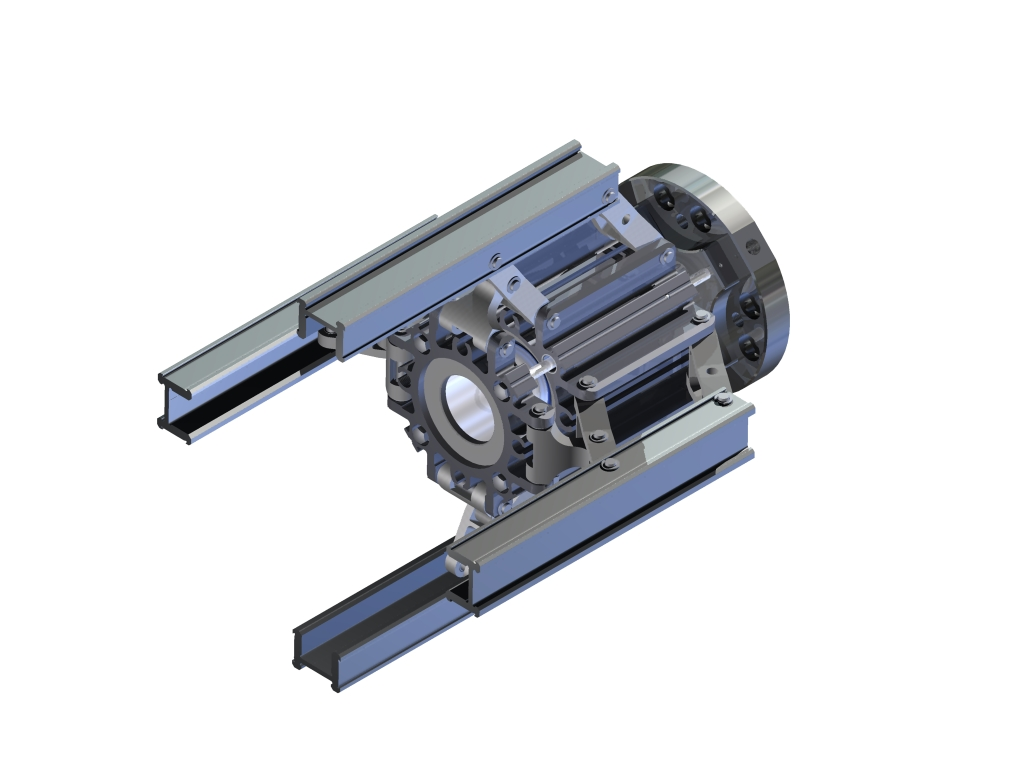
#> input picture data/renders/a06.jpg, 1024 x 768 px; its folder holds only this picture in this run
$ python produktbilder.py
#> lines starting #> are read from the running program, lines starting #| are printed output that depends on the picture; after the words box and inside, x2 and y2 are one past the last pixel; in counts of white or black regions, pixels touching at a corner belong together
#!/usr/bin/env python3
"""Produktbilder in höherer Auflösung.

1. Wo die Datenblätter ein großes Rendering enthalten (data/renders/*.jpg, 1024 × 768),
   wird es freigestellt (weißer Hintergrund → transparent) und ersetzt das Webbild.
2. Alle übrigen Bilder werden mit einem neuronalen Netz (EDSR, 4-fach) hochgerechnet: glattere Kanten,
   weniger Treppchen als einfaches Vergrößern. Modell nicht im Repository (38 MB):
     curl -L -o /tmp/EDSR_x4.pb https://raw.githubusercontent.com/Saafke/EDSR_Tensorflow/master/models/EDSR_x4.pb
   und pip install opencv-contrib-python-headless. Ohne Modell: Lanczos ×2 mit leichtem Nachschärfen.

Aufruf:  python3 tools/produktbilder.py [Pfad zu EDSR_x4.pb]
Ausgabe als WebP. Die Originale von gmg-system.com bleiben in data/renders/web/ erhalten.
"""
import pathlib
import shutil
import sys

from PIL import Image, ImageChops, ImageDraw, ImageFilter

ROOT = pathlib.Path(__file__).resolve().parent.parent
RENDERS = ROOT / "data" / "renders"
WEB_ORIG = RENDERS / "web"
OUT = ROOT / "assets" / "img" / "produkte"
MAX_PX = 1400


def cut_out(path):
    rgb = Image.open(path).convert("RGB")
#> rgb is the input picture: PIL image 1024x768 RGB; mean R, G, B 223.1, 224.4, 227.2
    diff = ImageChops.difference(rgb, Image.new("RGB", rgb.size, "white")).convert("L")
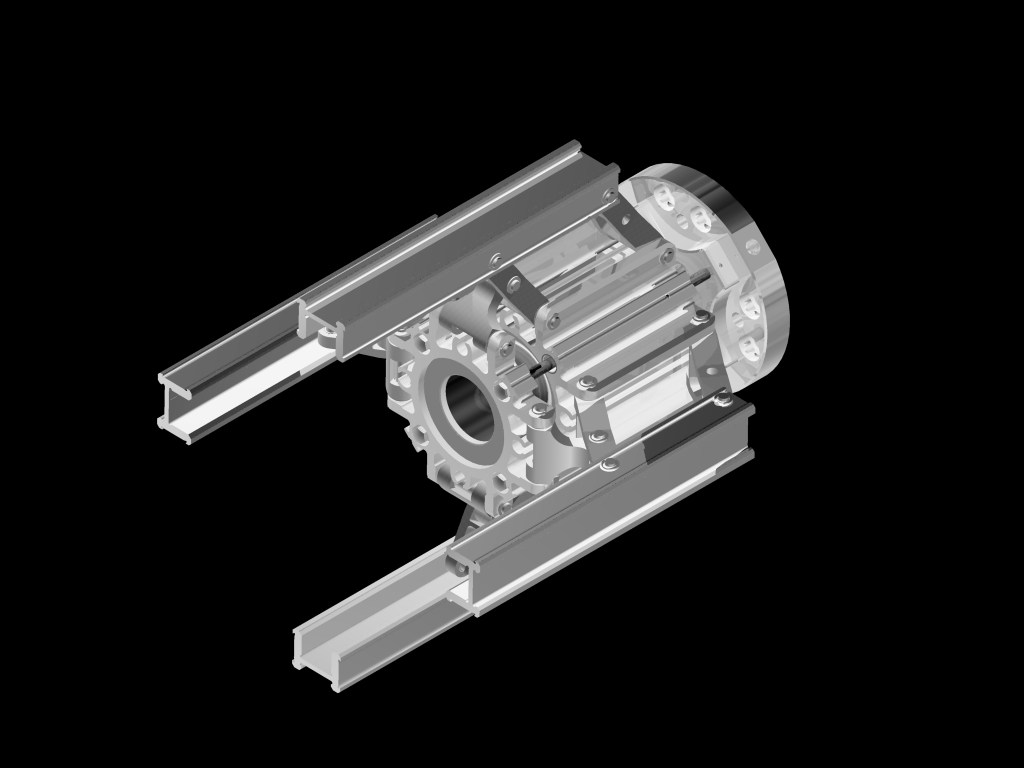
#> diff: PIL image 1024x768 L; min 0, max 249, mean 30.7
    flood = diff.point(lambda v: 255 if v > 14 else 0)
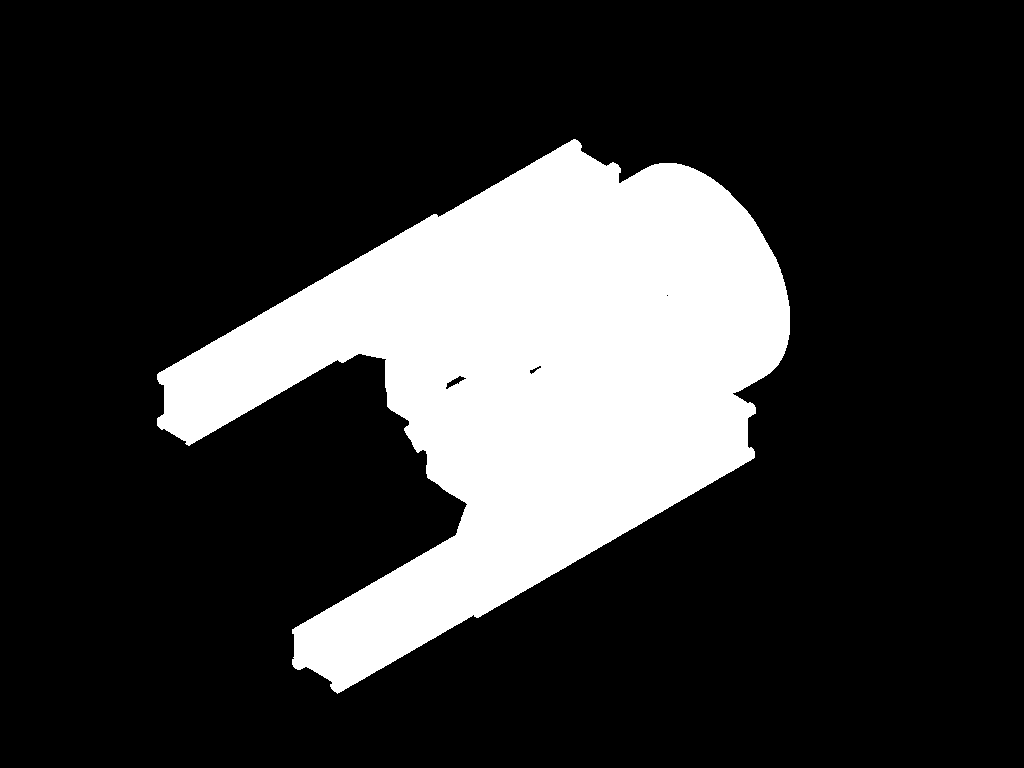
#> flood: PIL image 1024x768 L; 20.9% white; 1 white region, box (x1, y1, x2, y2) and area: (157, 139, 790, 694) 164058
    ImageDraw.floodfill(flood, (0, 0), 128)
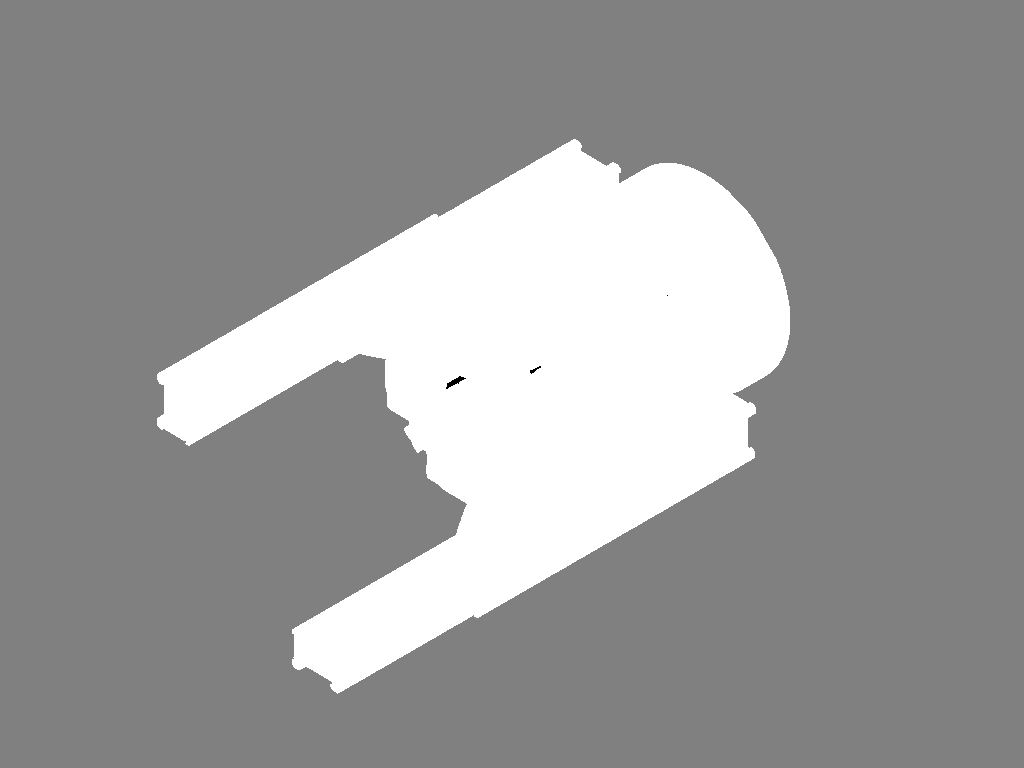
#> flood: PIL image 1024x768 L; min 0, max 255, mean 154.5
    outside = flood.point(lambda v: 0 if v == 128 else 255)
#> outside: PIL image 1024x768 L; 20.9% white; 1 white region, box (x1, y1, x2, y2) and area: (157, 139, 790, 694) 164180
    pure_white = rgb.convert("L").point(lambda v: 0 if v >= 250 else 255).filter(ImageFilter.MinFilter(3)).filter(ImageFilter.MaxFilter(3))
#> pure_white: PIL image 1024x768 L; 20.9% white; 1 white region, box (x1, y1, x2, y2) and area: (157, 139, 790, 693) 164450
    alpha = ImageChops.multiply(outside, pure_white).filter(ImageFilter.GaussianBlur(0.7))
    rgb.putalpha(alpha)
#> rgb: PIL image 1024x768 RGBA
    return rgb.crop(alpha.point(lambda v: 255 if v > 20 else 0).getbbox())
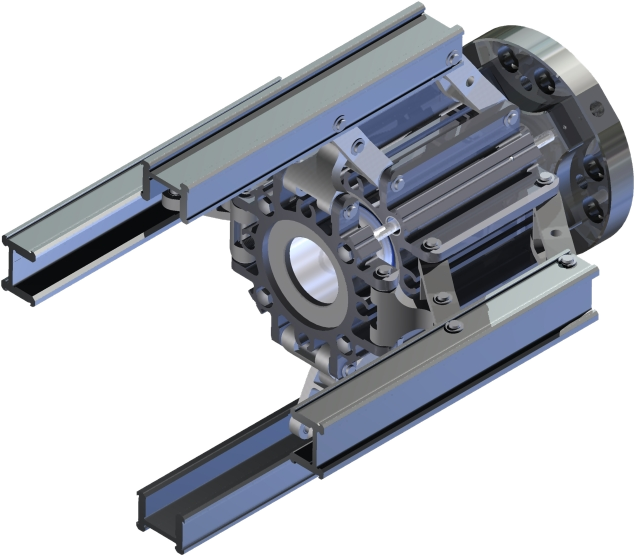
#> returned value: PIL image 635x556 RGBA; mean R, G, B, A 183.9, 186.9, 193.1, 118.5; transparent parts drawn white


def edsr(sr, src):
    """4-fach hochrechnen; Freistellung (Alpha) getrennt per Lanczos, Hintergrund vorher weiß."""
    import cv2
    import numpy as np
    im = Image.open(src).convert("RGBA")
    bg = Image.new("RGBA", im.size, (255, 255, 255, 255))
    bg.alpha_composite(im)
    up = sr.upsample(cv2.cvtColor(np.array(bg.convert("RGB")), cv2.COLOR_RGB2BGR))
    img = Image.fromarray(cv2.cvtColor(up, cv2.COLOR_BGR2RGB))
    img.putalpha(im.split()[3].resize(img.size, Image.LANCZOS))
    return img


def main():
    WEB_ORIG.mkdir(parents=True, exist_ok=True)
    for p in OUT.glob("*.png"):          # Ausgangsbilder einmalig sichern
        if not (WEB_ORIG / p.name).exists():
            shutil.copy(p, WEB_ORIG / p.name)
    from_render = {r.stem for r in RENDERS.glob("*.jpg")}
    sr = None
    model = pathlib.Path(sys.argv[1] if len(sys.argv) > 1 else "/tmp/EDSR_x4.pb")
    if model.exists():
        import cv2
        sr = cv2.dnn_superres.DnnSuperResImpl_create()
        sr.readModel(str(model))
        sr.setModel("edsr", 4)
    for src in sorted(WEB_ORIG.glob("*.png")):
        name = src.stem
        if name in from_render:
            img = cut_out(RENDERS / f"{name}.jpg")
            how = "Rendering"
        elif sr:
            img = edsr(sr, src)
            how = "EDSR ×4"
        else:
            img = Image.open(src).convert("RGBA")
            img = img.resize((img.width * 2, img.height * 2), Image.LANCZOS)
            r, g, b, a = img.split()
            img = Image.merge("RGB", (r, g, b)).filter(ImageFilter.UnsharpMask(radius=1.2, percent=60, threshold=2))
            img.putalpha(a)
            how = "Lanczos ×2"
        if max(img.size) > MAX_PX:                     # fürs Web reicht das auch auf Retina-Displays
            img.thumbnail((MAX_PX, MAX_PX), Image.LANCZOS)
        img.save(OUT / f"{name}.webp", "WEBP", quality=88, method=6)
        print(f"{name:16} {how:14} {img.size}")
#| a06              Rendering      (635, 556)


if __name__ == "__main__":
    main()

$ run again, on data/renders/web/a06.png
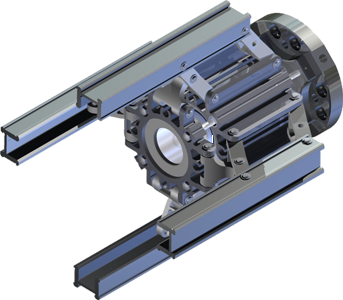
#> input picture data/renders/web/a06.png, 343 x 300 px
#> in main, img is the input picture: PIL image 343x300 RGBA; mean R, G, B, A 148.4, 154.1, 165.2, 119.2
#> in main, `r, g, b, a = img.split()`:
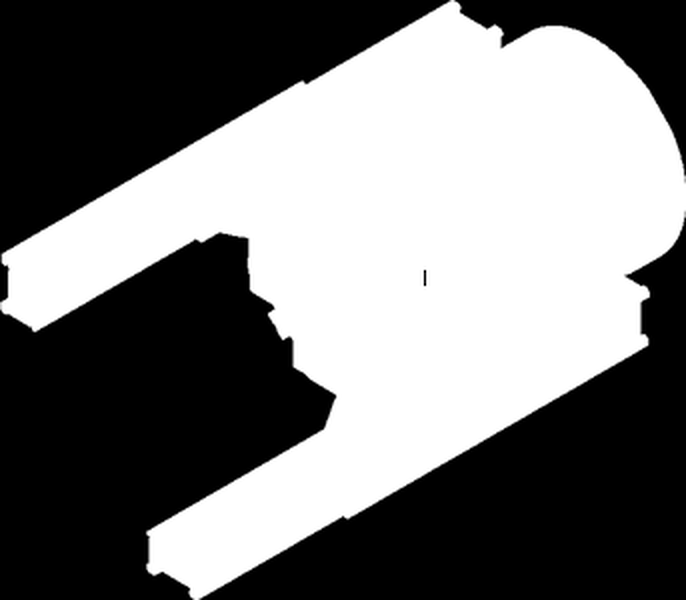
#> a: PIL image 686x600 L; min 0, max 255, mean 119.2
#> in main, `img.putalpha(a)`:
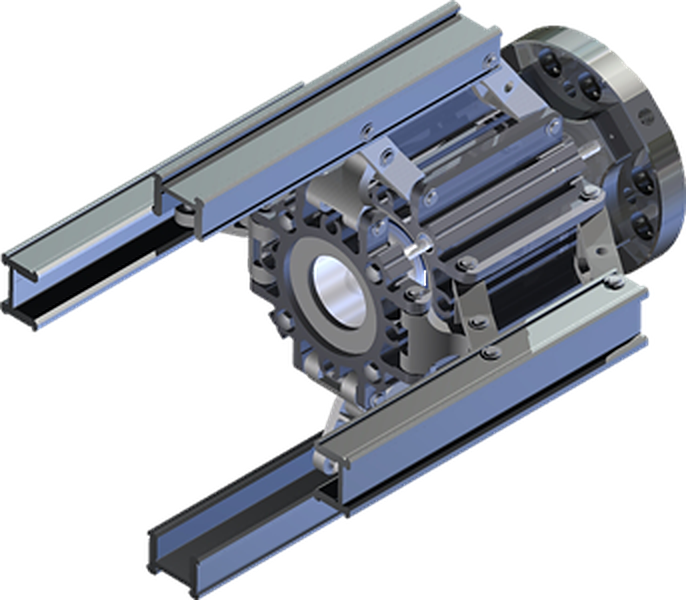
#> img: PIL image 686x600 RGBA; mean R, G, B, A 51.1, 54.2, 60.7, 119.2; transparent parts drawn white
#| a06              Lanczos ×2     (686, 600)
